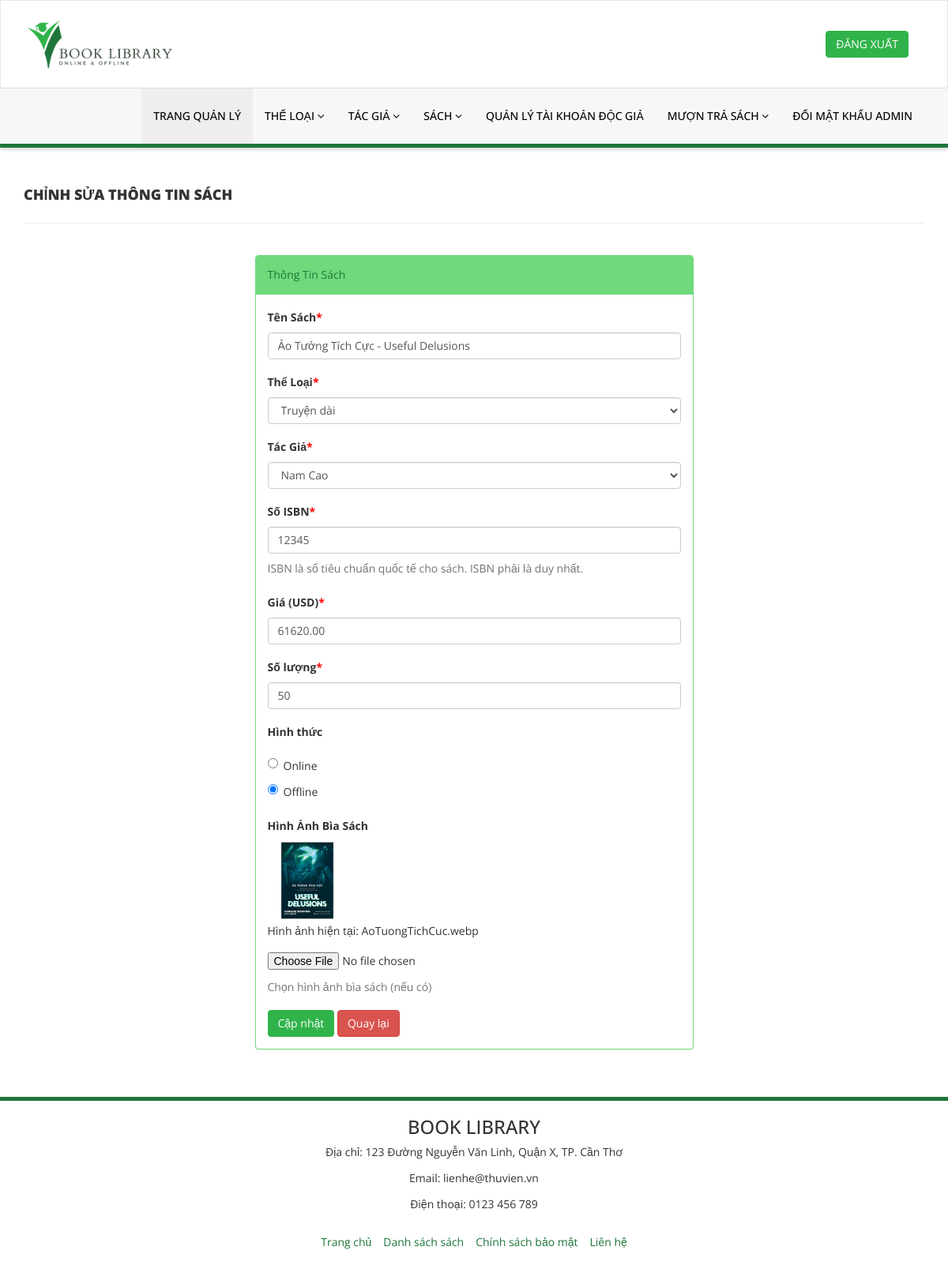
Page /admin/edit-book.php?bookid=34 (signed in) on the earlier database version.
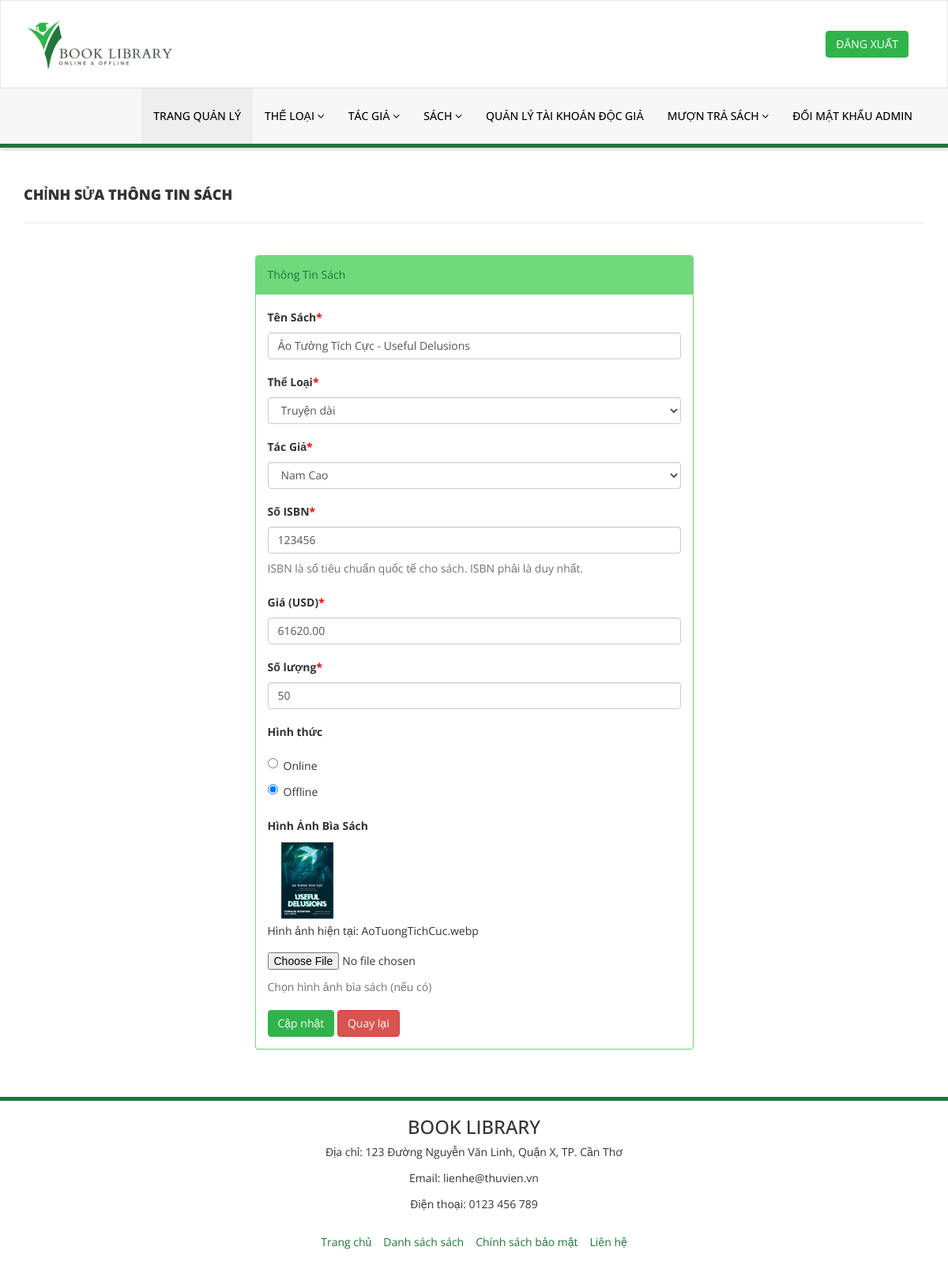
Same page on the later database version.
### tables this page shows
CREATE TABLE `sach` (
  `id` int NOT NULL,
  `BookName` varchar(255) DEFAULT NULL,
  `CatId` int DEFAULT NULL,
  `AuthorId` int DEFAULT NULL,
  `ISBNNumber` int DEFAULT NULL,
  `BookPrice` decimal(10,2) DEFAULT NULL,
  `RegDate` timestamp NULL DEFAULT CURRENT_TIMESTAMP,
  `updationDate` timestamp NULL DEFAULT CURRENT_TIMESTAMP ON UPDATE CURRENT_TIMESTAMP,
  `Image` varchar(255) DEFAULT NULL,
  `Quantity` int NOT NULL,
  `Stock` int NOT NULL,
  `Method` tinyint NOT NULL
);

CREATE TABLE `theloai` (
  `id` int NOT NULL,
  `CategoryName` varchar(255) DEFAULT NULL,
  `Status` tinyint DEFAULT NULL,
  `CreationDate` timestamp NULL DEFAULT CURRENT_TIMESTAMP,
  `UpdationDate` timestamp NULL DEFAULT CURRENT_TIMESTAMP
);

CREATE TABLE `tacgia` (
  `id` int NOT NULL,
  `AuthorName` varchar(100) DEFAULT NULL,
  `CreationDate` timestamp NULL DEFAULT CURRENT_TIMESTAMP,
  `UpdationDate` timestamp NULL DEFAULT CURRENT_TIMESTAMP ON UPDATE CURRENT_TIMESTAMP
);

### admin/edit-book.php (the view, shortened to what the changed rows need)
<?php
include('includes/config.php');
?>
<!DOCTYPE html>
<html xmlns="http://www.w3.org/1999/xhtml">
<head>
    <link href="assets/css/bootstrap.css" rel="stylesheet" />
    <link href="assets/css/font-awesome.css" rel="stylesheet" />
    <link href="assets/css/style.css" rel="stylesheet" />
</head>
<body>
    <div class="content-wrapper">
        <div class="container">
            <div class="row">
                <div class="col-md-6 col-sm-6 col-xs-12 col-md-offset-3">
                    <div class="panel panel-info">
                        <div class="panel-body">
                            <form role="form" method="post" enctype="multipart/form-data">
                                <?php
                                $bookid = intval($_GET['bookid']);
                                $sql = "SELECT sach.BookName,sach.Quantity,sach.Method ,theloai.CategoryName, theloai.id as cid, tacgia.AuthorName, tacgia.id as athrid, sach.ISBNNumber, sach.BookPrice, sach.Image, sach.id as bookid FROM sach JOIN theloai ON theloai.id=sach.CatId JOIN tacgia ON tacgia.id=sach.AuthorId WHERE sach.id=:bookid";
                                $query = $dbh->prepare($sql);
                                $query->bindParam(':bookid', $bookid, PDO::PARAM_STR);
                                $query->execute();
                                $results = $query->fetchAll(PDO::FETCH_OBJ);
                                if ($query->rowCount() > 0) {
                                    foreach ($results as $result) {
                                ?>
                                        <div class="form-group">
                                            <label>Tên Sách<span style="color:red;">*</span></label>
                                            <input class="form-control" type="text" name="bookname" value="<?php echo htmlentities($result->BookName); ?>" required />
                                        </div>
                                        <div class="form-group">
                                            <label>Thể Loại<span style="color:red;">*</span></label>
                                            <select class="form-control" name="category" required>
                                                <option value="<?php echo htmlentities($result->cid); ?>">
                                                    <?php echo htmlentities($result->CategoryName); ?>
                                                </option>
                                            </select>
                                        </div>
                                        <div class="form-group">
                                            <label>Tác Giả<span style="color:red;">*</span></label>
                                            <select class="form-control" name="author" required>
                                                <option value="<?php echo htmlentities($result->athrid); ?>">
                                                    <?php echo htmlentities($result->AuthorName); ?>
                                                </option>
                                            </select>
                                        </div>
                                        <div class="form-group">
                                            <label>Số ISBN<span style="color:red;">*</span></label>
                                            <input class="form-control" type="text" name="isbn" value="<?php echo htmlentities($result->ISBNNumber); ?>" required />
                                            <p class="help-block">ISBN là số tiêu chuẩn quốc tế cho sách. ISBN phải là duy nhất.</p>
                                        </div>
                                        <div class="form-group">
                                            <label>Giá (USD)<span style="color:red;">*</span></label>
                                            <input class="form-control" type="number" name="price" value="<?php echo htmlentities($result->BookPrice); ?>" min="0" required />
                                        </div>
                                        <div class="form-group">
                                            <label>Số lượng<span style="color:red;">*</span></label>
                                            <input class="form-control" type="number" name="quantity" value="<?php echo htmlentities($result->Quantity); ?>" min="0" required />
                                        </div>
                                        <div class="form-group">
                                            <label>Hình thức</label>
                                            <div class="radio">
                                                <label>
                                                    <input type="radio" name="method" value="1" <?php if ($result->Method == 1) echo 'checked'; ?>> Online
                                                </label>
                                            </div>
                                            <div class="radio">
                                                <label>
                                                    <input type="radio" name="method" value="0" <?php if ($result->Method == 0) echo 'checked'; ?>> Offline
                                                </label>
                                            </div>
                                        </div>
                                        <div class="form-group">
                                            <label>Hình Ảnh Bìa Sách</label><br>
                                            <?php if ($result->Image) { ?>
                                                <img src="assets/img/<?php echo htmlentities($result->Image); ?>" style="max-width: 100px; max-height: 150px;" alt="Hình Ảnh Bìa Sách"><br>
                                                <p>Hình ảnh hiện tại: <?php echo htmlentities($result->Image); ?></p>
                                            <?php } ?>
                                            <input type="file" name="book_image" />
                                            <p class="help-block">Chọn hình ảnh bìa sách (nếu có)</p>
                                        </div>
                                <?php }
                                } ?>
                            </form>
                        </div>
                    </div>
                </div>
            </div>
        </div>
    </div>
</body>
</html>

Differences in the rows shown:
changed sach "AoTuongTichCuc.webp": isbn "12345" → "123456"
